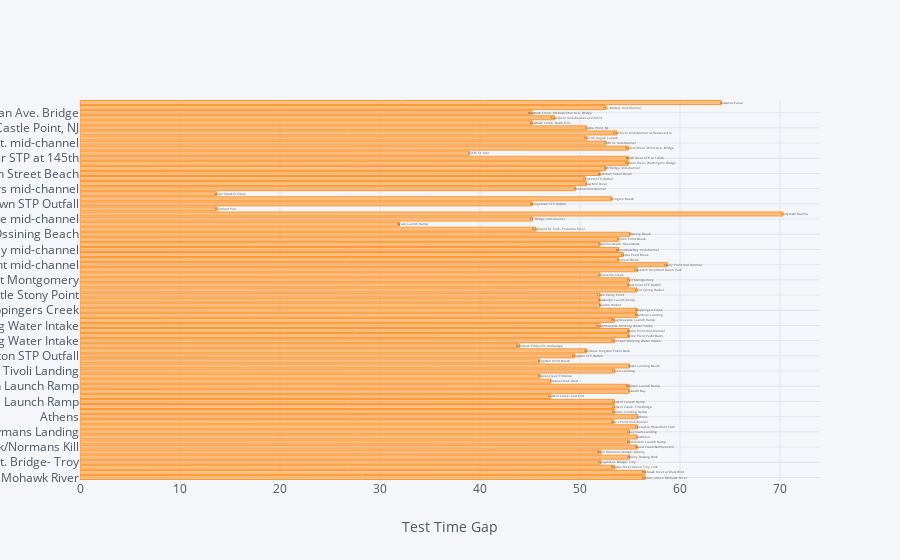

Notebook code cell kept with this figure:
### Code cell
test_freq.iplot(kind='bar', x="ave_diff", y="Site", orientation = 'h',text='Site',
             xTitle='Test Time Gap',
             filename='cufflinks/q2-bar-chart')

### Figure 1 — Plotly figure (JSON) as saved in the notebook; plotly's stock layout.template omitted (floating-point values rounded to 4 significant figures)
{"data": [{"marker": {"color": "rgba(255, 153, 51, 0.6)", "line": {"color": "rgba(255, 153, 51, 1.0)", "width": 1}}, "name": "Site", "orientation": "h", "text": ["Hudson above Mohawk River", "Mohawk River at Waterford", "Hudson River above Troy Lock", "Congress St. Bridge- Troy", "Albany Rowing Dock", "Dunn Memorial Bridge- Albany", "Island Creek/Normans Kill", "Bethlehem Launch Ramp", "Castleton", "Coeymans Landing", "Coxsackie Waterfront Park", "Gay's Point mid-channel", "Athens", "Hudson Landing Ramp", "Catskill Creek- First Bridge", "Catskill Launch Ramp", "Catskill Creek- East End", "Inbocht Bay", "Malden Launch Ramp", "Esopus Creek West", "Esopus Creek Entrance", "Tivoli Landing", "Ulster Landing Beach", "Kingston Point Beach", "Kingston STP Outfall", "Rondout- Kingston Public Dock", "Rondout- Eddyville Anchorage", "Port Ewen Drinking Water Intake", "Norrie Point Yacht Basin", "Norrie Point mid-channel", "Poughkeepsie Drinking Water Intake", "Poughkeepsie Launch Ramp", "Marlboro Landing", "Wappingers Creek", "Beacon Harbor", "Newburgh Launch Ramp", "Little Stony Point", "Cold Spring Harbor", "West Point STP Outfall", "Fort Montgomery", "Annesville Creek", "Peekskill Riverfront Green Park", "Stony Point mid-channel", "Furnace Brook", "Cedar Pond Brook", "Haverstraw Bay mid-channel", "Emeline Beach- Haverstraw", "Croton Point Beach", "Ossining Beach", "Kingsland Pt. Park- Pocantico River", "Nyack Launch Ramp", "TZ Bridge mid-channel", "Tarrytown Marina", "Piermont Pier", "Orangetown STP Outfall", "Irvington Beach", "Upper Sparkill Creek", "Yonkers mid-channel", "Saw Mill River", "Yonkers STP Outfall", "Dyckman Street Beach", "GW Bridge mid-channel", "Harlem River- Washington Bridge", "North River STP at 145th", "125th St. Pier", "Harlem River- Willis Ave. Bridge", "79th St. mid-channel", "Pier 96 Kayak Launch", "East River mid-channel at Roosevelt Is.", "Castle Point, NJ", "Newtown Creek- Dutch Kills", "East River mid-channel at 23rd St.", "Newtown Creek- Metropolitan Ave. Bridge", "The Battery mid-channel", "Gowanus Canal"], "type": "bar", "x": [56.51, 56.51, 53.46, 52.05, 54.94, 52.05, 55.71, 54.94, 55.71, 54.94, 55.74, 53.39, 55.74, 53.46, 53.43, 53.43, 47.07, 54.92, 54.92, 47.1, 46, 53.46, 54.94, 45.98, 49.45, 50.69, 43.93, 53.43, 54.92, 54.92, 52.03, 53.43, 55.71, 55.71, 52, 52, 52, 55.69, 54.89, 54.92, 52, 55.74, 58.75, 53.85, 54.34, 53.85, 52, 53.85, 55, 45.6, 31.95, 45.23, 70.3, 13.67, 45.23, 53.19, 13.64, 49.56, 50.64, 50.53, 52, 52.59, 54.83, 54.83, 38.95, 54.83, 52.59, 50.67, 53.69, 50.67, 45.21, 47.46, 45.21, 52.59, 64.14], "y": ["Hudson above Mohawk River", "Mohawk River at Waterford", "Hudson River above Troy Lock", "Congress St. Bridge- Troy", "Albany Rowing Dock", "Dunn Memorial Bridge- Albany", "Island Creek/Normans Kill", "Bethlehem Launch Ramp", "Castleton", "Coeymans Landing", "Coxsackie Waterfront Park", "Gay's Point mid-channel", "Athens", "Hudson Landing Ramp", "Catskill Creek- First Bridge", "Catskill Launch Ramp", "Catskill Creek- East End", "Inbocht Bay", "Malden Launch Ramp", "Esopus Creek West", "Esopus Creek Entrance", "Tivoli Landing", "Ulster Landing Beach", "Kingston Point Beach", "Kingston STP Outfall", "Rondout- Kingston Public Dock", "Rondout- Eddyville Anchorage", "Port Ewen Drinking Water Intake", "Norrie Point Yacht Basin", "Norrie Point mid-channel", "Poughkeepsie Drinking Water Intake", "Poughkeepsie Launch Ramp", "Marlboro Landing", "Wappingers Creek", "Beacon Harbor", "Newburgh Launch Ramp", "Little Stony Point", "Cold Spring Harbor", "West Point STP Outfall", "Fort Montgomery", "Annesville Creek", "Peekskill Riverfront Green Park", "Stony Point mid-channel", "Furnace Brook", "Cedar Pond Brook", "Haverstraw Bay mid-channel", "Emeline Beach- Haverstraw", "Croton Point Beach", "Ossining Beach", "Kingsland Pt. Park- Pocantico River", "Nyack Launch Ramp", "TZ Bridge mid-channel", "Tarrytown Marina", "Piermont Pier", "Orangetown STP Outfall", "Irvington Beach", "Upper Sparkill Creek", "Yonkers mid-channel", "Saw Mill River", "Yonkers STP Outfall", "Dyckman Street Beach", "GW Bridge mid-channel", "Harlem River- Washington Bridge", "North River STP at 145th", "125th St. Pier", "Harlem River- Willis Ave. Bridge", "79th St. mid-channel", "Pier 96 Kayak Launch", "East River mid-channel at Roosevelt Is.", "Castle Point, NJ", "Newtown Creek- Dutch Kills", "East River mid-channel at 23rd St.", "Newtown Creek- Metropolitan Ave. Bridge", "The Battery mid-channel", "Gowanus Canal"]}], "layout": {"legend": {"bgcolor": "#F5F6F9", "font": {"color": "#4D5663"}}, "paper_bgcolor": "#F5F6F9", "plot_bgcolor": "#F5F6F9", "titlefont": {"color": "#4D5663"}, "xaxis1": {"gridcolor": "#E1E5ED", "showgrid": true, "tickfont": {"color": "#4D5663"}, "title": "Test Time Gap", "titlefont": {"color": "#4D5663"}, "zerolinecolor": "#E1E5ED"}, "yaxis1": {"gridcolor": "#E1E5ED", "showgrid": true, "tickfont": {"color": "#4D5663"}, "title": "", "titlefont": {"color": "#4D5663"}, "zerolinecolor": "#E1E5ED"}}}
